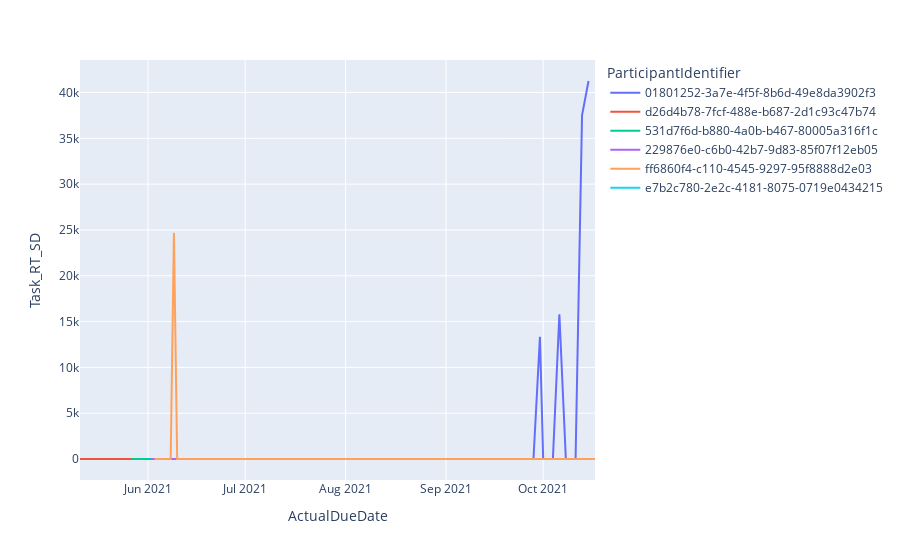

Write notebook code for a chart like this one.
### Code cell
fig = px.line(df, x="ActualDueDate", y="Task_RT_SD", color='ParticipantIdentifier')
fig.show()
